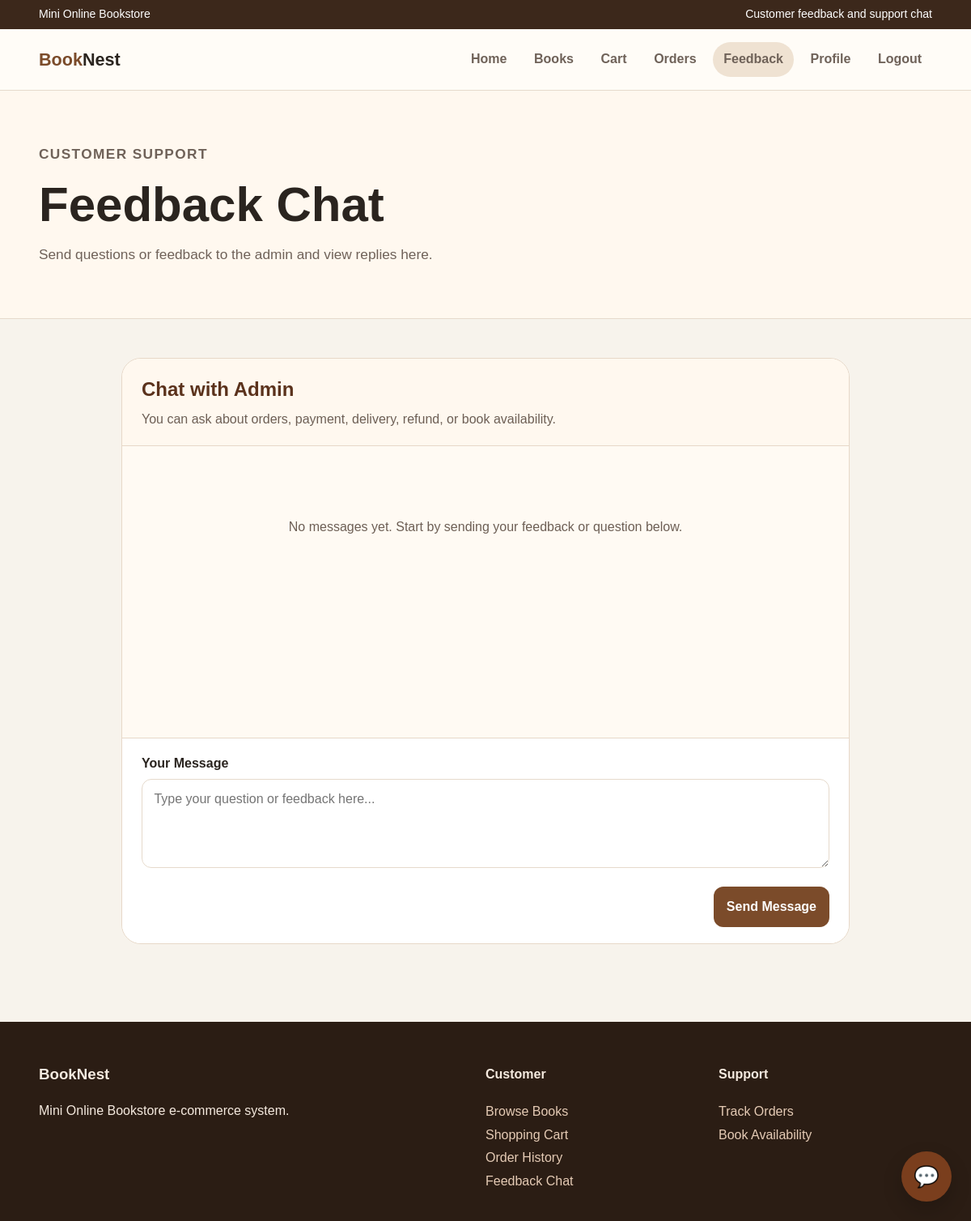
The page /feedback/customer-chat.php (signed in) on the database as committed earlier.
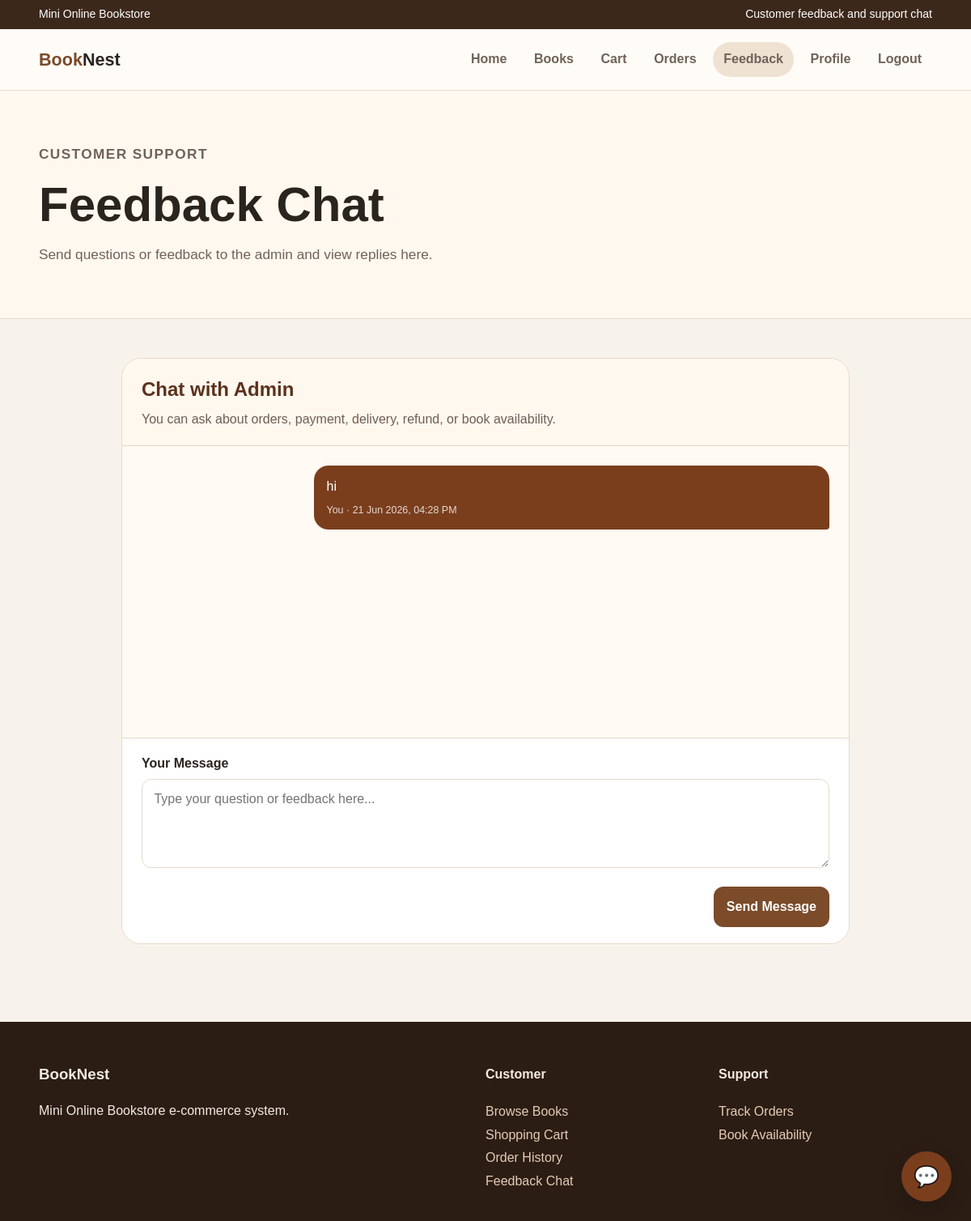
The same page on the database as committed later.
### tables this page shows
CREATE TABLE `customer_messages` (
  `message_id` int NOT NULL AUTO_INCREMENT,
  `user_id` int NOT NULL,
  `sender_role` enum('customer','admin') NOT NULL,
  `message` text NOT NULL,
  `is_read` tinyint(1) DEFAULT '0',
  `created_at` timestamp NULL DEFAULT CURRENT_TIMESTAMP,
  PRIMARY KEY (`message_id`),
  KEY `user_id` (`user_id`),
  CONSTRAINT `customer_messages_ibfk_1` FOREIGN KEY (`user_id`) REFERENCES `users` (`user_id`) ON DELETE CASCADE
);

### feedback/customer-chat.php (the view, shortened to what this page needs)
<?php
include '../app.php';
$user_id = (int)$_SESSION['user_id'];
function formatChatTime($datetime) {
    return date("d M Y, h:i A", strtotime($datetime));
}
$stmt = $conn->prepare("
    SELECT
        customer_messages.message_id,
        customer_messages.sender_role,
        customer_messages.message,
        customer_messages.created_at,
        users.name
    FROM customer_messages
    LEFT JOIN users ON customer_messages.user_id = users.user_id
    WHERE customer_messages.user_id = ?
    ORDER BY customer_messages.created_at ASC, customer_messages.message_id ASC
");
$stmt->bind_param("i", $user_id);
$stmt->execute();
$messages = $stmt->get_result();
$messagesList = [];
while ($row = $messages->fetch_assoc()) {
    $messagesList[] = $row;
}
?>
<!DOCTYPE html>
<html lang="en">
<head>
    <link rel="stylesheet" href="../css/style.css?v=160">
</head>
<body>
<div class="topbar">
    <div class="container">
        <span>Mini Online Bookstore</span>
        <span>Customer feedback and support chat</span>
    </div>
</div>
<?php include __DIR__ . '/../includes/navigation.php'; ?>
<section class="page-title">
    <div class="container">
        <p class="eyebrow">Customer Support</p>
        <h1>Feedback Chat</h1>
        <p>Send questions or feedback to the admin and view replies here.</p>
    </div>
</section>
<main class="section">
    <div class="container chat-page">
        <div class="chat-card">
            <div class="chat-header">
                <h2>Chat with Admin</h2>
                <p>You can ask about orders, payment, delivery, refund, or book availability.</p>
            </div>
            <div class="chat-messages" id="chatMessages">
                <?php if (empty($messagesList)): ?>
                    <div class="empty-chat">
                        No messages yet. Start by sending your feedback or question below.
                    </div>
                <?php else: ?>
                    <?php foreach ($messagesList as $msg): ?>
                        <?php
                            $role = $msg['sender_role'];
                            $bubbleClass = $role === 'admin' ? 'admin' : 'customer';
                            $senderLabel = $role === 'admin' ? 'Admin' : 'You';
                        ?>
                        <div class="chat-bubble <?php echo $bubbleClass; ?>">
                            <?php echo nl2br(htmlspecialchars($msg['message'])); ?>
                            <span class="chat-meta">
                                <?php echo htmlspecialchars($senderLabel); ?> ·
                                <?php echo formatChatTime($msg['created_at']); ?>
                            </span>
                        </div>
                    <?php endforeach; ?>
                <?php endif; ?>
            </div>
            <form class="chat-form" method="POST" action="send-message.php">
                <div class="field">
                    <label>Your Message</label>
                    <textarea
                        name="message"
                        placeholder="Type your question or feedback here..."
                        required
                    ></textarea>
                </div>
                <div class="chat-actions">
                    <button class="btn" type="submit">
                        Send Message
                    </button>
                </div>
            </form>
        </div>
    </div>
</main>
<footer class="footer">
    <div class="container footer-grid">
        <div>
            <h3>BookNest</h3>
            <p>Mini Online Bookstore e-commerce system.</p>
        </div>
        <div>
            <h4>Customer</h4>
            <a href="../books/books.php">Browse Books</a>
            <a href="../orders/cart.php">Shopping Cart</a>
            <a href="../orders/order-history.php">Order History</a>
            <a href="customer-chat.php">Feedback Chat</a>
        </div>
        <div>
            <h4>Support</h4>
            <a href="../orders/order-history.php">Track Orders</a>
            <a href="../books/books.php">Book Availability</a>
        </div>
    </div>
</footer>
</body>
</html>

Rows that differ between the two databases and show on the page:
added customer_messages: message "hi", sender_role "You", created_at "21 Jun 2026, 04:28 PM"
Other text that changed with them:
text no longer shown: "No messages yet. Start by sending your feedback or question below."
